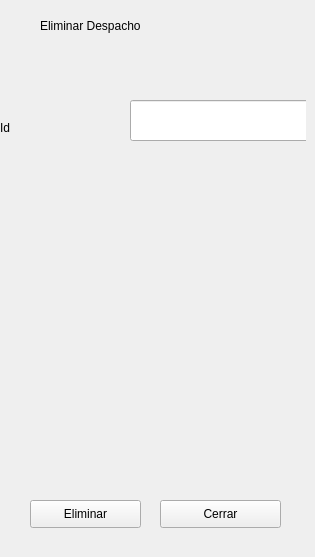
               <widget class="QWidget" name="eliminarD">
                <widget class="QWidget" name="widget_17" native="true">
                 <property name="geometry">
                  <rect>
                   <x>0</x>
                   <y>10</y>
                   <width>306</width>
                   <height>538</height>
                  </rect>
                 </property>
                 <widget class="QLineEdit" name="lineEdit_71">
                  <property name="geometry">
                   <rect>
                    <x>130</x>
                    <y>90</y>
                    <width>181</width>
                    <height>41</height>
                   </rect>
                  </property>
                 </widget>
                 <widget class="QLabel" name="label_86">
                  <property name="geometry">
                   <rect>
                    <x>40</x>
                    <y>0</y>
                    <width>241</width>
                    <height>31</height>
                   </rect>
                  </property>
                  <property name="text">
                   <string>Eliminar Despacho</string>
                  </property>
                 </widget>
                 <widget class="QLabel" name="label_87">
                  <property name="geometry">
                   <rect>
                    <x>0</x>
                    <y>110</y>
                    <width>55</width>
                    <height>16</height>
                   </rect>
                  </property>
                  <property name="text">
                   <string>Id</string>
                  </property>
                 </widget>
                 <widget class="QPushButton" name="pushButton_29">
                  <property name="geometry">
                   <rect>
                    <x>30</x>
                    <y>490</y>
                    <width>111</width>
                    <height>28</height>
                   </rect>
                  </property>
                  <property name="text">
                   <string>Eliminar</string>
                  </property>
                  <property name="icon">
                   <iconset>
                    <normaloff>img/basura.png</normaloff>img/basura.png</iconset>
                  </property>
                  <property name="iconSize">
                   <size>
                    <width>28</width>
                    <height>28</height>
                   </size>
                  </property>
                 </widget>
                 <widget class="QPushButton" name="pushButton_30">
                  <property name="geometry">
                   <rect>
                    <x>160</x>
                    <y>490</y>
                    <width>121</width>
                    <height>28</height>
                   </rect>
                  </property>
                  <property name="text">
                   <string>Cerrar</string>
                  </property>
                  <property name="icon">
                   <iconset>
                    <normaloff>img/cancelar.png</normaloff>img/cancelar.png</iconset>
                  </property>
                  <property name="iconSize">
                   <size>
                    <width>28</width>
                    <height>28</height>
                   </size>
                  </property>
                 </widget>
                </widget>
               </widget>
